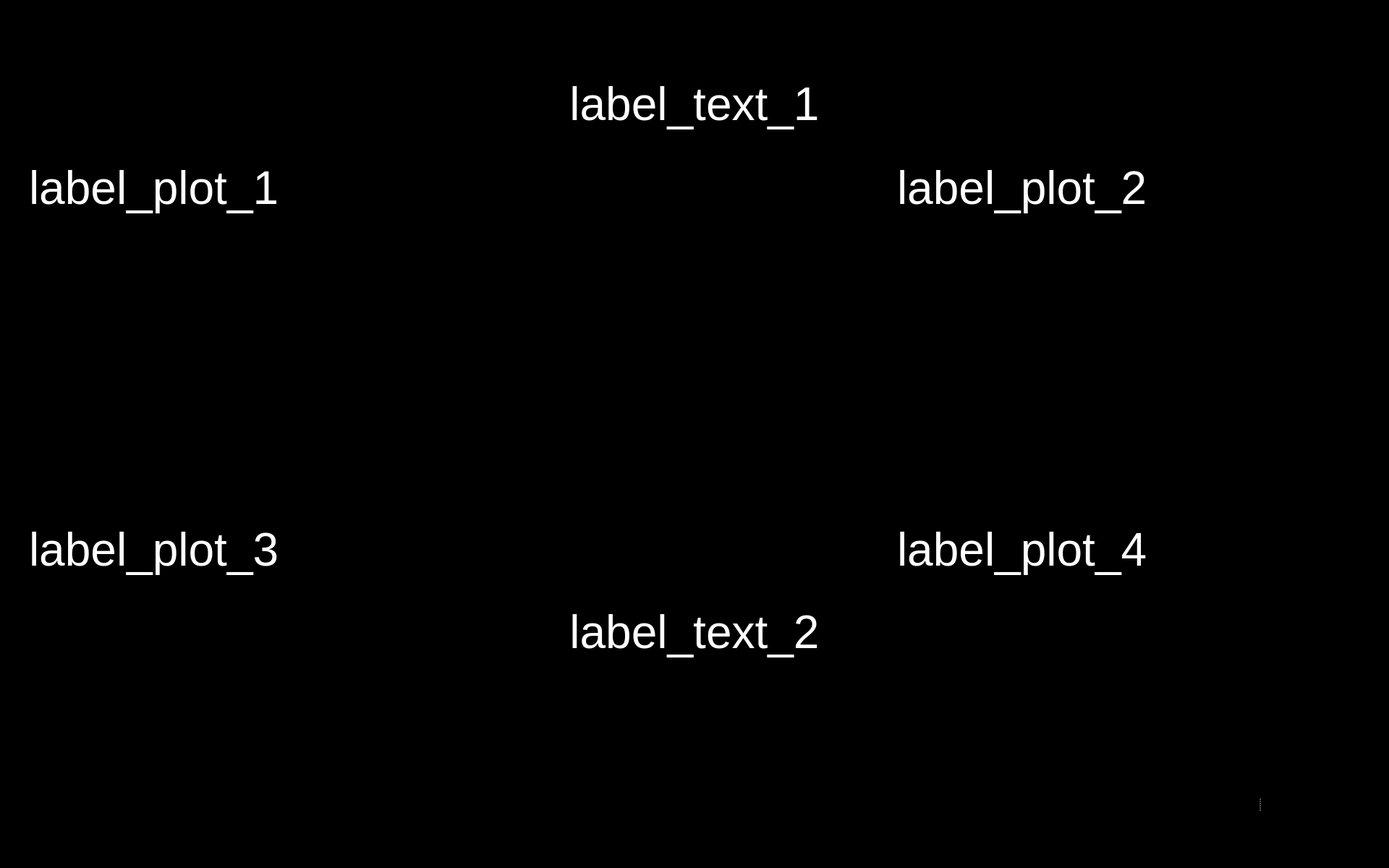
<?xml version="1.0" encoding="UTF-8"?>
<ui version="4.0">
 <class>Form</class>
 <widget class="QWidget" name="Form">
  <property name="geometry">
   <rect>
    <x>0</x>
    <y>0</y>
    <width>1920</width>
    <height>1200</height>
   </rect>
  </property>
  <property name="maximumSize">
   <size>
    <width>1920</width>
    <height>1200</height>
   </size>
  </property>
  <property name="windowTitle">
   <string>Form</string>
  </property>
  <property name="styleSheet">
   <string notr="true">background-color: rgb(0, 0, 0);</string>
  </property>
  <widget class="QLabel" name="label_plot_3">
   <property name="geometry">
    <rect>
     <x>40</x>
     <y>520</y>
     <width>640</width>
     <height>480</height>
    </rect>
   </property>
   <property name="maximumSize">
    <size>
     <width>640</width>
     <height>480</height>
    </size>
   </property>
   <property name="font">
    <font>
     <pointsize>48</pointsize>
    </font>
   </property>
   <property name="styleSheet">
    <string notr="true">color: rgb(255, 255, 255);</string>
   </property>
   <property name="text">
    <string>label_plot_3</string>
   </property>
  </widget>
  <widget class="QLabel" name="label_plot_2">
   <property name="geometry">
    <rect>
     <x>1240</x>
     <y>20</y>
     <width>640</width>
     <height>480</height>
    </rect>
   </property>
   <property name="maximumSize">
    <size>
     <width>640</width>
     <height>480</height>
    </size>
   </property>
   <property name="font">
    <font>
     <pointsize>48</pointsize>
    </font>
   </property>
   <property name="styleSheet">
    <string notr="true">color: rgb(255, 255, 255);</string>
   </property>
   <property name="text">
    <string>label_plot_2</string>
   </property>
   <property name="wordWrap">
    <bool>true</bool>
   </property>
  </widget>
  <widget class="QLabel" name="label_text_2">
   <property name="geometry">
    <rect>
     <x>40</x>
     <y>750</y>
     <width>1840</width>
     <height>250</height>
    </rect>
   </property>
   <property name="font">
    <font>
     <pointsize>48</pointsize>
    </font>
   </property>
   <property name="styleSheet">
    <string notr="true">color: rgb(255, 255, 255);</string>
   </property>
   <property name="text">
    <string>&lt;html&gt;&lt;head/&gt;&lt;body&gt;&lt;p&gt;&lt;span style=&quot; color:#ffffff;&quot;&gt;label_text_2&lt;/span&gt;&lt;/p&gt;&lt;/body&gt;&lt;/html&gt;</string>
   </property>
   <property name="alignment">
    <set>Qt::AlignCenter</set>
   </property>
   <property name="wordWrap">
    <bool>true</bool>
   </property>
  </widget>
  <widget class="QLabel" name="label_text_1">
   <property name="geometry">
    <rect>
     <x>40</x>
     <y>20</y>
     <width>1840</width>
     <height>250</height>
    </rect>
   </property>
   <property name="font">
    <font>
     <pointsize>48</pointsize>
    </font>
   </property>
   <property name="styleSheet">
    <string notr="true">color: rgb(255, 255, 255);</string>
   </property>
   <property name="text">
    <string>&lt;html&gt;&lt;head/&gt;&lt;body&gt;&lt;p&gt;&lt;span style=&quot; color:#ffffff;&quot;&gt;label_text_1&lt;/span&gt;&lt;/p&gt;&lt;/body&gt;&lt;/html&gt;</string>
   </property>
   <property name="alignment">
    <set>Qt::AlignCenter</set>
   </property>
   <property name="wordWrap">
    <bool>true</bool>
   </property>
  </widget>
  <widget class="QLabel" name="label_plot_1">
   <property name="geometry">
    <rect>
     <x>40</x>
     <y>20</y>
     <width>640</width>
     <height>480</height>
    </rect>
   </property>
   <property name="maximumSize">
    <size>
     <width>640</width>
     <height>480</height>
    </size>
   </property>
   <property name="font">
    <font>
     <pointsize>48</pointsize>
    </font>
   </property>
   <property name="styleSheet">
    <string notr="true">color: rgb(255, 255, 255);</string>
   </property>
   <property name="text">
    <string>label_plot_1</string>
   </property>
  </widget>
  <widget class="QLabel" name="label_plot_4">
   <property name="geometry">
    <rect>
     <x>1240</x>
     <y>520</y>
     <width>640</width>
     <height>480</height>
    </rect>
   </property>
   <property name="maximumSize">
    <size>
     <width>640</width>
     <height>480</height>
    </size>
   </property>
   <property name="font">
    <font>
     <pointsize>48</pointsize>
    </font>
   </property>
   <property name="styleSheet">
    <string notr="true">color: rgb(255, 255, 255);</string>
   </property>
   <property name="text">
    <string>label_plot_4</string>
   </property>
  </widget>
  <widget class="QWidget" name="widget_2" native="true">
   <property name="geometry">
    <rect>
     <x>1559</x>
     <y>1030</y>
     <width>361</width>
     <height>161</height>
    </rect>
   </property>
   <property name="styleSheet">
    <string notr="true">background-color: rgb(0,0,0);</string>
   </property>
   <widget class="QSplitter" name="splitter_2">
    <property name="geometry">
     <rect>
      <x>6</x>
      <y>6</y>
      <width>351</width>
      <height>150</height>
     </rect>
    </property>
    <property name="frameShape">
     <enum>QFrame::NoFrame</enum>
    </property>
    <property name="frameShadow">
     <enum>QFrame::Plain</enum>
    </property>
    <property name="lineWidth">
     <number>0</number>
    </property>
    <property name="orientation">
     <enum>Qt::Horizontal</enum>
    </property>
    <property name="opaqueResize">
     <bool>false</bool>
    </property>
    <property name="handleWidth">
     <number>53</number>
    </property>
    <property name="childrenCollapsible">
     <bool>false</bool>
    </property>
    <widget class="QPushButton" name="button_nav_left">
     <property name="enabled">
      <bool>true</bool>
     </property>
     <property name="minimumSize">
      <size>
       <width>81</width>
       <height>81</height>
      </size>
     </property>
     <property name="maximumSize">
      <size>
       <width>150</width>
       <height>150</height>
      </size>
     </property>
     <property name="cursor">
      <cursorShape>OpenHandCursor</cursorShape>
     </property>
     <property name="focusPolicy">
      <enum>Qt::WheelFocus</enum>
     </property>
     <property name="contextMenuPolicy">
      <enum>Qt::DefaultContextMenu</enum>
     </property>
     <property name="layoutDirection">
      <enum>Qt::LeftToRight</enum>
     </property>
     <property name="autoFillBackground">
      <bool>false</bool>
     </property>
     <property name="styleSheet">
      <string notr="true"/>
     </property>
     <property name="icon">
      <iconset resource="resources/res.qrc">
       <normaloff>:/buttons/Button Left.svg</normaloff>:/buttons/Button Left.svg</iconset>
     </property>
     <property name="iconSize">
      <size>
       <width>144</width>
       <height>144</height>
      </size>
     </property>
     <property name="autoDefault">
      <bool>false</bool>
     </property>
     <property name="default">
      <bool>false</bool>
     </property>
     <property name="flat">
      <bool>true</bool>
     </property>
    </widget>
    <widget class="QPushButton" name="button_nav_right">
     <property name="enabled">
      <bool>true</bool>
     </property>
     <property name="minimumSize">
      <size>
       <width>81</width>
       <height>81</height>
      </size>
     </property>
     <property name="maximumSize">
      <size>
       <width>150</width>
       <height>150</height>
      </size>
     </property>
     <property name="cursor">
      <cursorShape>OpenHandCursor</cursorShape>
     </property>
     <property name="focusPolicy">
      <enum>Qt::WheelFocus</enum>
     </property>
     <property name="contextMenuPolicy">
      <enum>Qt::DefaultContextMenu</enum>
     </property>
     <property name="icon">
      <iconset resource="resources/res.qrc">
       <normaloff>:/buttons/Button Right.svg</normaloff>:/buttons/Button Right.svg</iconset>
     </property>
     <property name="iconSize">
      <size>
       <width>144</width>
       <height>144</height>
      </size>
     </property>
     <property name="autoDefault">
      <bool>false</bool>
     </property>
     <property name="default">
      <bool>false</bool>
     </property>
     <property name="flat">
      <bool>true</bool>
     </property>
    </widget>
   </widget>
  </widget>
  <zorder>label_text_2</zorder>
  <zorder>label_text_1</zorder>
  <zorder>label_plot_3</zorder>
  <zorder>label_plot_2</zorder>
  <zorder>label_plot_1</zorder>
  <zorder>label_plot_4</zorder>
  <zorder>widget_2</zorder>
 </widget>
 <resources>
  <include location="resources/res.qrc"/>
 </resources>
 <connections/>
</ui>
